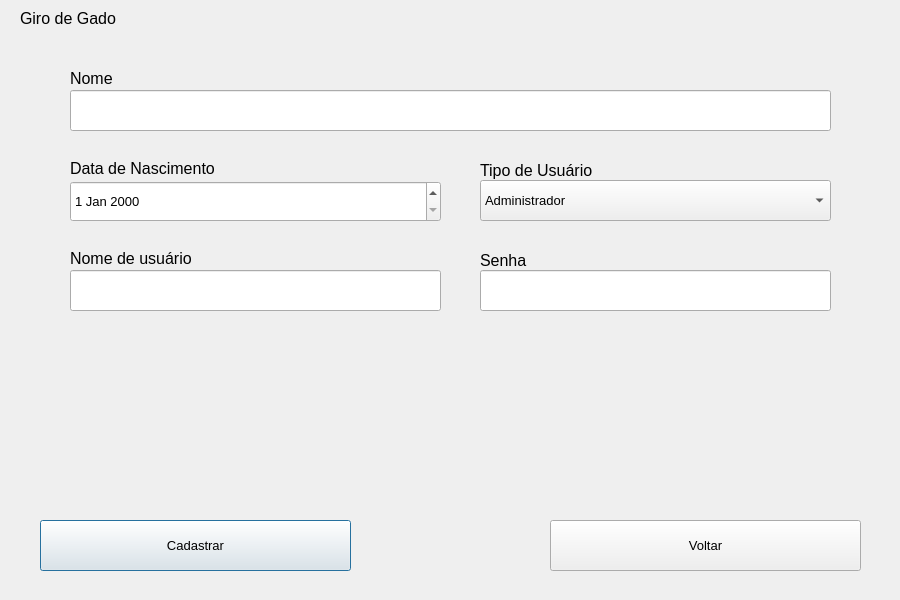
<?xml version="1.0" encoding="UTF-8"?>
<ui version="4.0">
 <class>SignUpScreen</class>
 <widget class="QDialog" name="SignUpScreen">
  <property name="geometry">
   <rect>
    <x>0</x>
    <y>0</y>
    <width>900</width>
    <height>600</height>
   </rect>
  </property>
  <property name="windowTitle">
   <string>Tela de Cadastro de Usuário</string>
  </property>
  <widget class="QPushButton" name="signButton">
   <property name="geometry">
    <rect>
     <x>40</x>
     <y>520</y>
     <width>311</width>
     <height>51</height>
    </rect>
   </property>
   <property name="font">
    <font>
     <pointsize>10</pointsize>
    </font>
   </property>
   <property name="text">
    <string>Cadastrar</string>
   </property>
  </widget>
  <widget class="QLabel" name="labelTitle">
   <property name="geometry">
    <rect>
     <x>20</x>
     <y>10</y>
     <width>121</width>
     <height>16</height>
    </rect>
   </property>
   <property name="font">
    <font>
     <pointsize>12</pointsize>
    </font>
   </property>
   <property name="text">
    <string>Giro de Gado</string>
   </property>
  </widget>
  <widget class="QLabel" name="labelNickname">
   <property name="geometry">
    <rect>
     <x>70</x>
     <y>250</y>
     <width>201</width>
     <height>16</height>
    </rect>
   </property>
   <property name="font">
    <font>
     <pointsize>12</pointsize>
    </font>
   </property>
   <property name="text">
    <string>Nome de usuário</string>
   </property>
  </widget>
  <widget class="QLineEdit" name="inputNickname">
   <property name="geometry">
    <rect>
     <x>70</x>
     <y>270</y>
     <width>371</width>
     <height>41</height>
    </rect>
   </property>
   <property name="font">
    <font>
     <pointsize>12</pointsize>
    </font>
   </property>
   <property name="text">
    <string/>
   </property>
   <property name="echoMode">
    <enum>QLineEdit::Normal</enum>
   </property>
  </widget>
  <widget class="QLabel" name="labelSearchUser">
   <property name="geometry">
    <rect>
     <x>70</x>
     <y>70</y>
     <width>61</width>
     <height>16</height>
    </rect>
   </property>
   <property name="font">
    <font>
     <pointsize>12</pointsize>
    </font>
   </property>
   <property name="text">
    <string>Nome</string>
   </property>
  </widget>
  <widget class="QLineEdit" name="inputName">
   <property name="geometry">
    <rect>
     <x>70</x>
     <y>90</y>
     <width>761</width>
     <height>41</height>
    </rect>
   </property>
   <property name="font">
    <font>
     <pointsize>12</pointsize>
    </font>
   </property>
  </widget>
  <widget class="QPushButton" name="backButton">
   <property name="geometry">
    <rect>
     <x>550</x>
     <y>520</y>
     <width>311</width>
     <height>51</height>
    </rect>
   </property>
   <property name="font">
    <font>
     <pointsize>10</pointsize>
    </font>
   </property>
   <property name="text">
    <string>Voltar</string>
   </property>
  </widget>
  <widget class="QLineEdit" name="inputPassword">
   <property name="geometry">
    <rect>
     <x>480</x>
     <y>270</y>
     <width>351</width>
     <height>41</height>
    </rect>
   </property>
   <property name="font">
    <font>
     <pointsize>12</pointsize>
    </font>
   </property>
   <property name="text">
    <string/>
   </property>
   <property name="echoMode">
    <enum>QLineEdit::Password</enum>
   </property>
  </widget>
  <widget class="QLabel" name="labelPassword">
   <property name="geometry">
    <rect>
     <x>480</x>
     <y>250</y>
     <width>61</width>
     <height>21</height>
    </rect>
   </property>
   <property name="font">
    <font>
     <pointsize>12</pointsize>
    </font>
   </property>
   <property name="text">
    <string>Senha</string>
   </property>
  </widget>
  <widget class="QDateEdit" name="dateEdit">
   <property name="geometry">
    <rect>
     <x>70</x>
     <y>181</y>
     <width>371</width>
     <height>41</height>
    </rect>
   </property>
   <property name="font">
    <font>
     <pointsize>10</pointsize>
    </font>
   </property>
  </widget>
  <widget class="QLabel" name="labelBirthDate">
   <property name="geometry">
    <rect>
     <x>70</x>
     <y>160</y>
     <width>191</width>
     <height>16</height>
    </rect>
   </property>
   <property name="font">
    <font>
     <pointsize>12</pointsize>
    </font>
   </property>
   <property name="text">
    <string>Data de Nascimento</string>
   </property>
  </widget>
  <widget class="QComboBox" name="userType">
   <property name="geometry">
    <rect>
     <x>480</x>
     <y>180</y>
     <width>351</width>
     <height>41</height>
    </rect>
   </property>
   <property name="font">
    <font>
     <pointsize>10</pointsize>
    </font>
   </property>
   <item>
    <property name="text">
     <string>Administrador</string>
    </property>
   </item>
   <item>
    <property name="text">
     <string>Funcionário</string>
    </property>
   </item>
  </widget>
  <widget class="QLabel" name="labelUserType">
   <property name="geometry">
    <rect>
     <x>480</x>
     <y>160</y>
     <width>191</width>
     <height>21</height>
    </rect>
   </property>
   <property name="font">
    <font>
     <pointsize>12</pointsize>
    </font>
   </property>
   <property name="text">
    <string>Tipo de Usuário</string>
   </property>
  </widget>
 </widget>
 <resources/>
 <connections/>
</ui>
